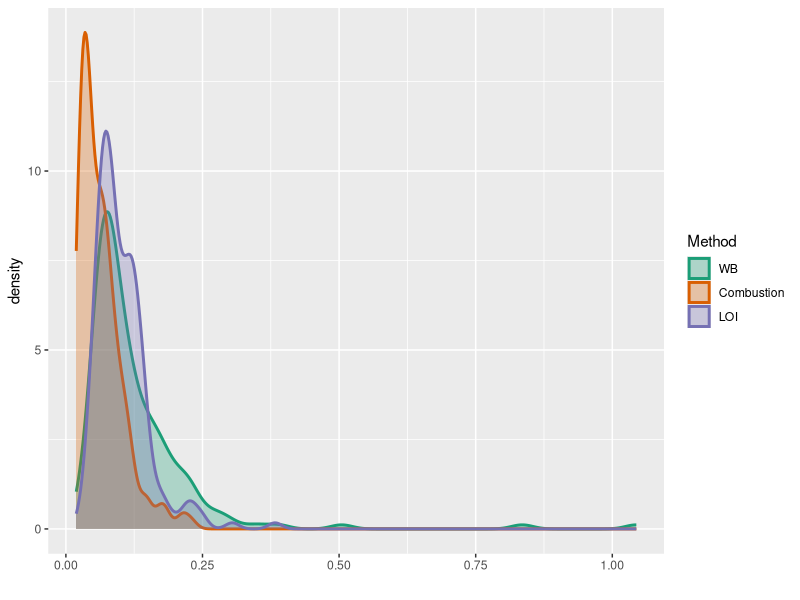

Recreate this plot in R.
library(tidyverse)
library(here)

d <- read_csv(here("NAPT_data.csv"))

ggplot() + 
  geom_density(data = d, aes(x = mad_som_walkley_black*.58, fill = "#1b9e77", color = "#1b9e77"), size = 1, alpha = 0.3) +
  geom_density(data = d, aes(x = mad_soil_total_c_combustion, fill = "#d95f02", color = "#d95f02"), size = 1, alpha = 0.3) +
  geom_density(data = d, aes(x = mad_som_loi_percent_wt_loss*.58, fill = "#7570b3", color = "#7570b3"), size = 1, alpha = 0.3) +
  scale_fill_identity(name = "Method",
                      breaks = c("#1b9e77","#d95f02","#7570b3"),
                      labels = c("WB", "Combustion", "LOI"),
                      guide = "legend")+
  scale_color_identity(name = "Method",
                       breaks = c("#1b9e77","#d95f02","#7570b3"), 
                       labels = c("WB", "Combustion", "LOI"),
                       guide = "legend")+
  xlab("")
